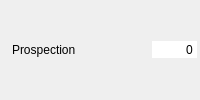
       <widget class="QWidget" name="widget_prospection" native="true">
        <property name="minimumSize">
         <size>
          <width>200</width>
          <height>26</height>
         </size>
        </property>
        <layout class="QHBoxLayout" name="horizontalLayout_10">
         <property name="spacing">
          <number>2</number>
         </property>
         <property name="leftMargin">
          <number>3</number>
         </property>
         <property name="topMargin">
          <number>3</number>
         </property>
         <property name="rightMargin">
          <number>3</number>
         </property>
         <property name="bottomMargin">
          <number>3</number>
         </property>
         <item>
          <widget class="QLabel" name="label_19">
           <property name="text">
            <string/>
           </property>
           <property name="pixmap">
            <pixmap resource="../images/images.qrc">:/Aptitudes/prospection.png</pixmap>
           </property>
          </widget>
         </item>
         <item>
          <widget class="QLabel" name="label_prospection">
           <property name="text">
            <string>Prospection</string>
           </property>
          </widget>
         </item>
         <item>
          <spacer name="horizontalSpacer_11">
           <property name="orientation">
            <enum>Qt::Horizontal</enum>
           </property>
           <property name="sizeHint" stdset="0">
            <size>
             <width>37</width>
             <height>12</height>
            </size>
           </property>
          </spacer>
         </item>
         <item>
          <widget class="QSpinBox" name="sp_prospec">
           <property name="focusPolicy">
            <enum>Qt::NoFocus</enum>
           </property>
           <property name="autoFillBackground">
            <bool>true</bool>
           </property>
           <property name="frame">
            <bool>false</bool>
           </property>
           <property name="alignment">
            <set>Qt::AlignRight|Qt::AlignTrailing|Qt::AlignVCenter</set>
           </property>
           <property name="buttonSymbols">
            <enum>QAbstractSpinBox::NoButtons</enum>
           </property>
           <property name="suffix">
            <string/>
           </property>
           <property name="maximum">
            <number>9999999</number>
           </property>
           <property name="stepType">
            <enum>QAbstractSpinBox::DefaultStepType</enum>
           </property>
          </widget>
         </item>
        </layout>
       </widget>
